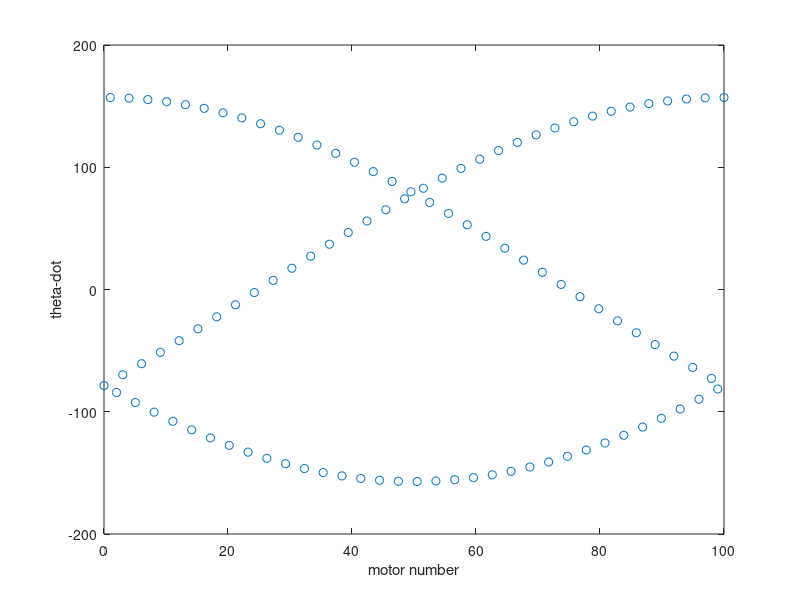

This figure's MATLAB source:
%Calculates theta dot between motors
%All values same as the other code
A = 60;
W = (5*pi)/6;
sigma = (2*pi)/3;

tinitial = 2;
nval = linspace (0,100, 100);

theta_atn = W.*A.*cos( W.*tinitial + nval.*sigma);



plot(nval, theta_atn,  'r-')
tval = linspace(1,100,100);

for t= 1:length(tval);
    theta = W.*A.*cos( W.*tval(t) + nval.*sigma);
    plot(nval,theta,'o')
    ylabel('theta-dot')
    xlabel('motor number')

    pause(.1)

end
